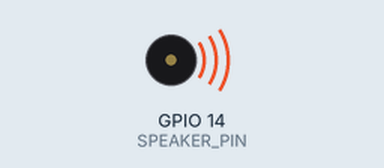
Bench run of a sketch on a simulated ESP32. Parts: buzzer (waves = sounding).

Above: at 6.9 s.
At 9.22 s:
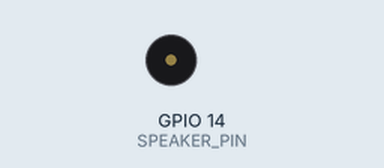
Timing chart, 0 to 9.7 s (numbered marks = the images above):
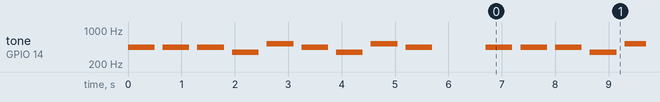

The sketch:

main.ino
```cpp
#include <melody_player.h>
#include <melody_factory.h>

#define SPEAKER_PIN 14

MelodyPlayer player(SPEAKER_PIN);

void setup() {
  Serial.begin(115200);
  while(!Serial);
  String notes[] = { "A4", "A4", "A4", "F4", "C5", "A4", "F4", "C5", "A4" };
  // Load and play a correct melody
    Melody melody = MelodyFactory.load("Star Wars", 500, notes, 9);

  player.play(melody);
  delay(1000);
	player.playAsync(melody); // Non-Blocking
}
void loop() {
}
```

Measured:
- by itself, tone on GPIO 14 (SPEAKER_PIN): plays 440 Hz for 0.50 s, 440 Hz for 0.50 s, 440 Hz for 0.50 s, 349 Hz for 0.50 s, 523 Hz for 0.50 s, 440 Hz for 0.50 s … (18 notes in this stretch)
